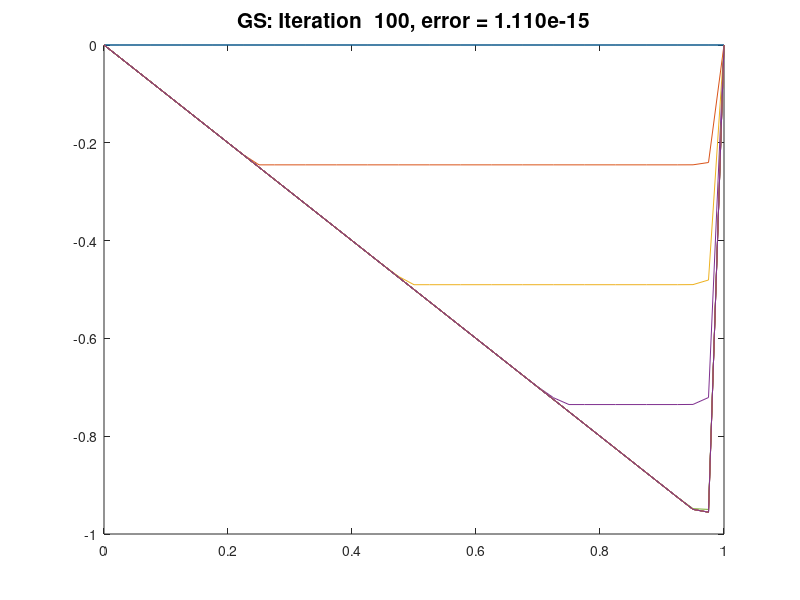
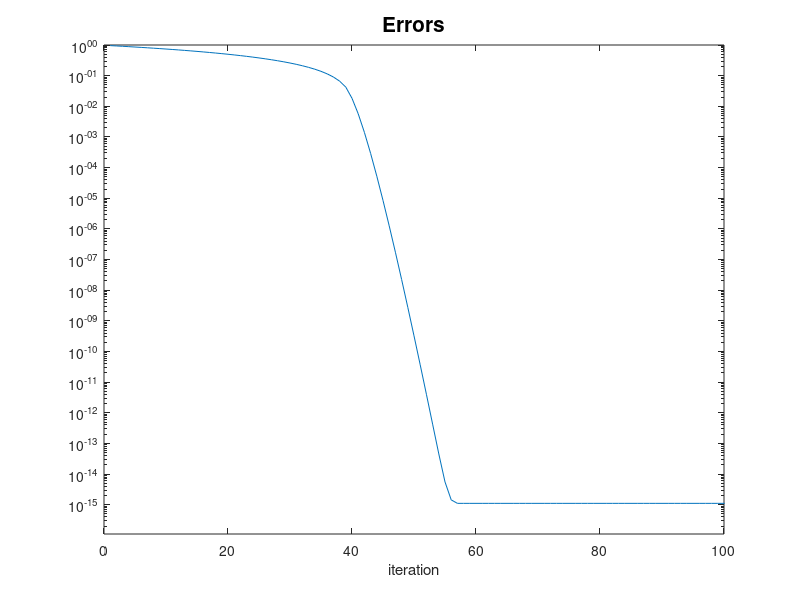

MATLAB code to generate these figures, in order:

% Solve 1d BVP obtained by discretizing u''(x) = f(x) 
% with Dirichlet boundary condtions  u(0) = alpha, u(1) = beta
% Discretized using centered difference.
%
% Compare matrix splitting methods:  Jacobi, Gauss-Seidel, and SOR
%
% From  http://www.amath.washington.edu/~rjl/fdmbook/  (2007)

method = 'GS';   % 'Jacobi' or 'GS' or 'SOR'
nplot = 10;          % iterate u is plotted every nplot iterations
maxiter = 100;        % number of iterations to take

m = 39;
ax = 0;
bx = 1;
alpha = 0;
beta = 0;
a = 1;
eps = 0.0005;
f = @(x) ones(size(x));   % f(x) = 1

h = (bx-ax) / (m+1);
x = linspace(ax, bx, m+2)';

% determine exact solution to linear system by setting up
% system Au = f and solving with backslash:
e = ones(m+2,1);

A = 1/h^2 * spdiags([e -2*e e], [-1 0 1], m+2, m+2);
A(1,1:2) = [1 0];
A(m+2,m+1:m+2) = [0 1];
rhs = f(x);
rhs(1) = alpha;
rhs(m+2) = beta;

% Decompose A = DA - LA - UA:
DA = diag(diag(A));   % diagonal part of A
LA = DA - tril(A);    % strictly lower triangular part of A (negated)
UA = DA - triu(A);    % strictly upper triangular part of A (negated)
A  = eps*A+a*h*(DA/2-LA);
ustar = A\rhs;
% Decompose A = DA - LA - UA:
DA = diag(diag(A));   % diagonal part of A
LA = DA - tril(A);    % strictly lower triangular part of A (negated)
UA = DA - triu(A);    % strictly upper triangular part of A (negated)

% set up iteration matrix:
switch method
   case 'Jacobi'
      M = DA;
      N = LA + UA;
   case 'GS'
      %M = DA - LA;
      M = DA - UA;
      %N = UA;
      N = LA;
   case 'SOR'
      % use optimal omega for this problem:
      omega = 2 / (1 + sin(pi*h));
      %omega = 1.8;
      M = 1/omega * (DA - omega*LA);
      N = 1/omega * ((1-omega)*DA + omega*UA);
   end


u = zeros(size(x));   % initial guess for iteration

figure(1)
clf
plot(x,ustar,'r')
hold on
plot(x,u)

error = nan(maxiter+1,1);
error(1) = max(abs(u-ustar));


% Iteration:
% ----------


for iter=1:maxiter

   u = M \ (N*u + rhs);
   %uGS = (DA - LA) \ (UA*u + rhs);
   %u = u + omega * (uGS - u);
   error(iter+1) = max(abs(u-ustar));
   if mod(iter,nplot)==0
      % plot u every nplot iterations
      plot(x,u)
      title(sprintf('%s: Iteration %4i, error = %9.3e',...
             method,iter,error(iter+1)),'FontSize',15)
      drawnow
      pause(.1)
      end
   end

% plot errors vs. iteration:
figure(2)
semilogy(error)
axis([0 maxiter min(error)/10 1])
title('Errors','FontSize',15)
xlabel('iteration')
hold on

% compute spectral radius of iteration matrix G:
G = M\N;
rhoG = max(abs(eig(full(G))));
disp(sprintf('Spectral radius of G for %s is %5f',method,rhoG))

